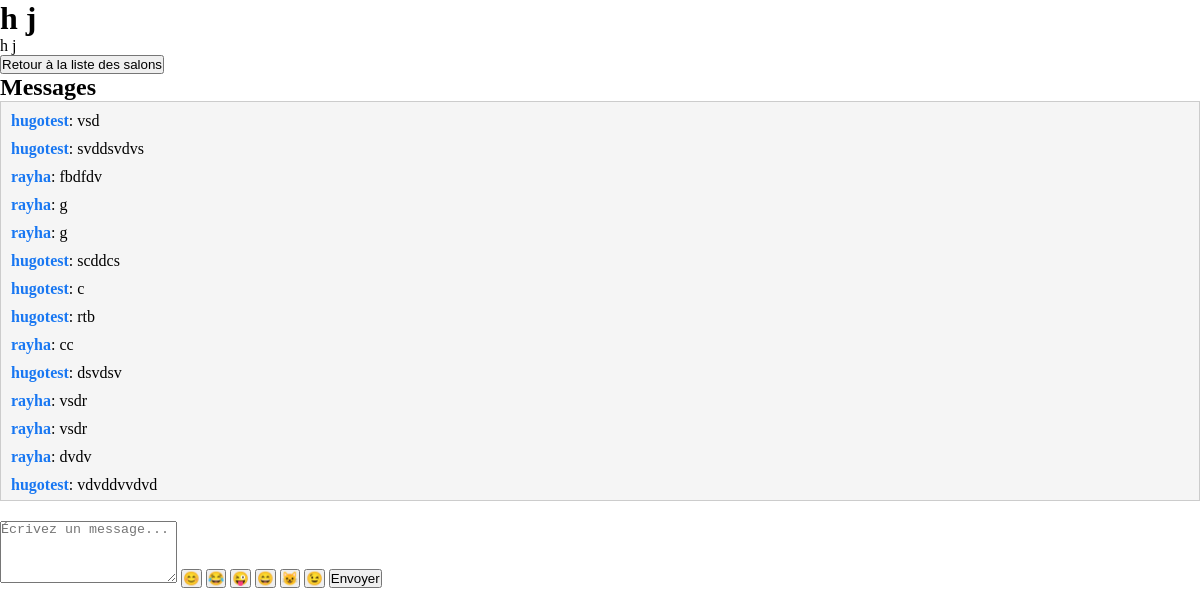
Page /membre/salon/38/ (signed in) on the committed database.
### membre/models.py (models this page shows, shortened)
class Salon(models.Model):
    nom = models.CharField(max_length=100)
    description = models.TextField()
    date_creation = models.DateTimeField(auto_now_add=True,null=True)
    users = models.ManyToManyField(User, related_name="authorized_salons", blank=True)
    created_by = models.ForeignKey(User, on_delete=models.CASCADE, related_name="created_salons", null=True, blank=True)

class Message(models.Model):
    salon = models.ForeignKey('Salon', on_delete=models.CASCADE, related_name='messages')
    user = models.ForeignKey(User, on_delete=models.CASCADE)
    contenu = models.TextField()
    date_creation = models.DateTimeField(auto_now_add=True)

### membre/views.py (the view)
# urls.py: path('membre/salon/<int:salon_id>/', views.view_salon, name='view_salon'),
@login_required(login_url='connection')
def view_salon(request, salon_id):
    salon = get_object_or_404(Salon, id=salon_id)
    if request.method == 'POST':
        contenu = request.POST.get('contenu')
        if contenu:
            Message.objects.create(salon=salon, user=request.user, contenu=contenu)
    return render(request, 'view_salon.html', {'salon': salon})

### membre/templates/view_salon.html (shortened to what this page needs)
{% load static %}
<!DOCTYPE html>
<html lang="fr">
<head>
    <link rel="stylesheet" href="{% static 'styles.css' %}">
    <link rel="stylesheet" href="https://cdn.jsdelivr.net/npm/emoji-mart@5.6.0/css/emoji-mart.css">
</head>
<body>
    <h1>{{ salon.nom }}</h1>
    <p>{{ salon.description }}</p>
    <a href="{% url 'salon_disponible' %}">
        <button>Retour à la liste des salons</button>
    </a>
    <h2>Messages</h2>
    <div id="messages-container">
        <ul id="messages">
            {% for message in salon.messages.all %}
                <li><strong>{{ message.user.username }}</strong>: {{ message.contenu }}</li>
            {% endfor %}
        </ul>
    </div>
    <form>
        <textarea id="contenu" name="contenu" rows="4" placeholder="Écrivez un message..."></textarea>
        <button type="button" class="emoji-button" data-emoji="😊">😊</button>
        <button type="button" class="emoji-button" data-emoji="😂">😂</button>
        <button type="button" class="emoji-button" data-emoji="😜">😜</button>
        <button type="button" class="emoji-button" data-emoji="😄">😄</button>
        <button type="button" class="emoji-button" data-emoji="😺">😺</button>
        <button type="button" class="emoji-button" data-emoji="😉">😉</button>
        <button type="submit">Envoyer</button>
    </form>
</body>
</html>

### membre/static/styles.css (style rules this page uses)
* { margin: 0; padding: 0; box-sizing: border-box; }
#messages-container { height: 400px; overflow-y: scroll; background-color: #f5f5f5; border: 1px solid #ddd; padding: 10px; }
#messages li { margin-bottom: 10px; font-size: 16px; }
#messages li strong { color: #1877f2; }

### membre/templates/view_salon.html (style rules this page uses)
#messages-container { max-height: 400px; overflow-y: auto; border: 1px solid #ccc; padding: 10px; margin-bottom: 20px; }
ul#messages { list-style: none; padding: 0; margin: 0; }
li { margin-bottom: 10px; }

### rows in the picture
Salon: nom "h j", description "h j"
Message: user.username "hugotest", contenu "vsd"
Message: user.username "hugotest", contenu "svddsvdvs"
Message: user.username "rayha", contenu "fbdfdv"
Message: user.username "rayha", contenu "g"
Message: user.username "rayha", contenu "g"
Message: user.username "hugotest", contenu "scddcs"
Message: user.username "hugotest", contenu "c"
Message: user.username "hugotest", contenu "rtb"
Message: user.username "rayha", contenu "cc"
Message: user.username "hugotest", contenu "dsvdsv"
Message: user.username "rayha", contenu "vsdr"
Message: user.username "rayha", contenu "vsdr"
Message: user.username "rayha", contenu "dvdv"
Message: user.username "hugotest", contenu "vdvddvvdvd"
